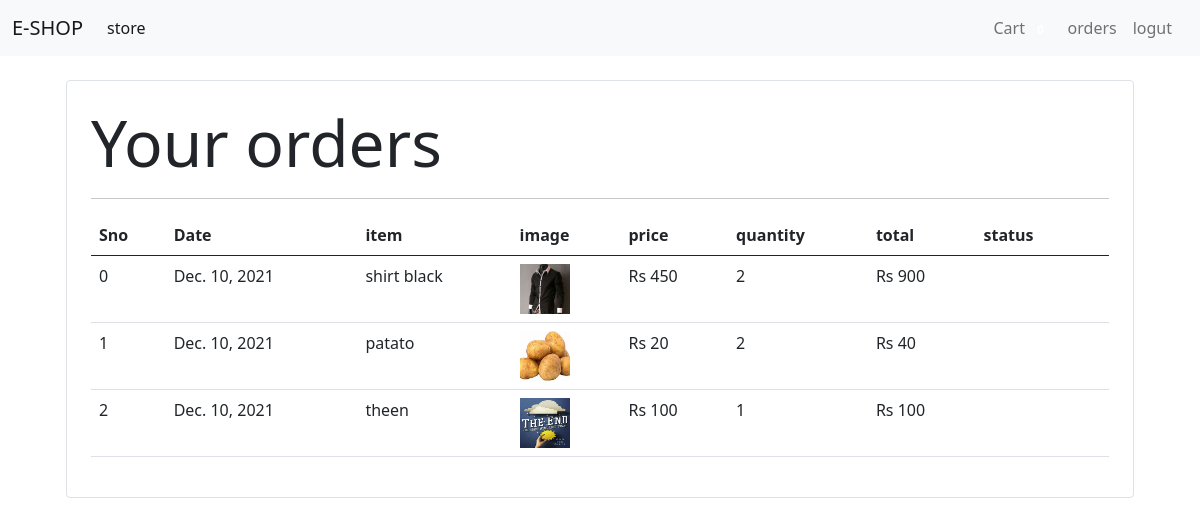
Page /order (signed in) on the committed database.
### aaltu/models/orders.py (models this page shows, shortened)
class Orders(models.Model):
    product=models.ForeignKey(Products, on_delete=models.CASCADE)
    customer=models.ForeignKey(Customer,on_delete=models.CASCADE)
    quantity=models.IntegerField(default=1)
    price=models.IntegerField()
    address=models.CharField(max_length=20,default='',blank='True')
    phone=models.CharField(max_length=20,default='',blank='True')
    date=models.DateField(default=datetime.datetime.today)
    status=models.BooleanField(default=False)
    @staticmethod
    def get_order_by_customer(customer_id):
        return Orders.objects.filter(customer=customer_id).order_by('-date')

### aaltu/models/product.py (models this page shows, shortened)
class Products(models.Model):
    name= models.CharField(max_length=225)
    price=models.IntegerField(default=0)
    category= models.ForeignKey(Category ,on_delete=models.CASCADE,default=1)
    discription=models.CharField(max_length=225)
    image=models.ImageField(upload_to='uploads/products/')

### aaltu/middleware/auth.py (the view)
    def middleware(request):
        print(request.session.get('customer'))
        if not request.session.get('customer'):
             return  redirect('login')
        response = get_response(request)
        return response

### aaltu/templatetags/currency_filter.py (called while the page is built)
@register.filter(name='currency')
def currency(number):
  return "Rs "+str(number)

@register.filter(name='multiply')
def multiply(number,number1):
   return number*number1

### aaltu/views/order.py (called while the page is built)
       @method_decorator(auth_middleware)
       def get(self,request):
            customer=request.session.get('customer')
            order=Orders.get_order_by_customer(customer)
            return render(request,'order.html',{'order':order})

### aaltu/templates/order.html
{% extends 'base.html' %}
{% block content %}
{% load cart %}
{% load currency_filter %}
<div class="container">
  <div class="border rounded p-4 m-4">
        <p class="display-3 pl-4 ml-4">Your orders</p>
        <hr>
      <table class="table">
          <thead>
               <tr>
                   <th>Sno</th>
                   <th>Date</th>
                   <th>item</th>
                   <th>image</th>
                   <th>price</th>
                   <th>quantity</th>
                   <th>total</th>
                   <th>status</th>
               </tr>
           </thead>
           <tbody>
                {% for order in order  %}
               <tr>
                   <td >{{forloop.counter0}}</td>
                   <td >{{order.date}}</td>
                   <td>{{order.product.name}}</td>
                   <td><img  height="50px" width="50px"src="{{order.product.image.url}}"></td>
                   <td>{{order.price|currency}}</td>
                   <td>{{order.quantity}}</td>
                   <td>{{order.quantity|multiply:order.price|currency}}</td>
                    {% if order.status %}
                    <td><small class="badge badge-success">Completed</small></td>
                     {% else %}
                     <td><small class="badge badge-success">Pending</small></td>
                    {% endif %}
               </tr>
               {% endfor %}
           </tbody>
     </table>
  </div>
</div>
{% endblock %}

### rows in the picture
Orders: date "Dec. 10, 2021", product.name "shirt black", product.image (picture), price "Rs 450", quantity "2", quantity|multiply "Rs 900"
Orders: date "Dec. 10, 2021", product.name "patato", product.image (picture), price "Rs 20", quantity "2", quantity|multiply "Rs 40"
Orders: date "Dec. 10, 2021", product.name "theen", product.image (picture), price "Rs 100", quantity "1", quantity|multiply "Rs 100"
